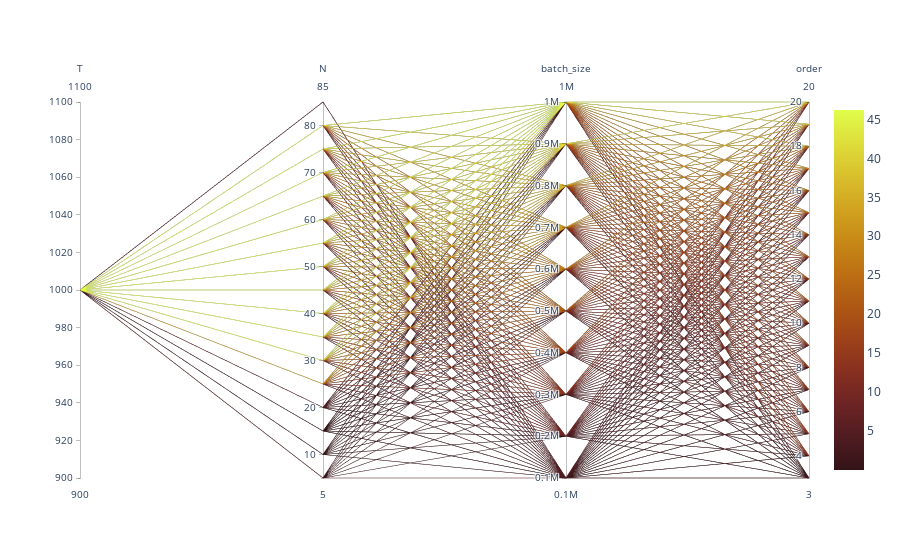

Source (notebook cell):
### Code cell
df = pd.read_csv('../benchmarking/results/times/library-thoi_estimator-gc.tsv', sep='\t')
df = df[['T', 'N', 'batch_size', 'order', 'time']]

# Create the list of dimensions with correct ranges
dimensions = []
for column in df.columns:
    if column != 'time':
        dimensions.append(
            dict(
                range=[df[column].min(), df[column].max()],
                label=column, values=df[column]
            )
        )

# Create the parallel coordinate plot
fig = go.Figure(data=
    go.Parcoords(
        line=dict(
            color=df['time'],
            colorscale='Solar',
            showscale=True,
            cmin=df['time'].min(),
            cmax=df['time'].max()
        ),
        dimensions=dimensions
    )
)

fig.update_layout(
    plot_bgcolor='white',
    paper_bgcolor='white'
)

fig.show()

pio.write_image(fig, './figures/times/parameters_evaluation.svg', format='svg')

### Figure 1 — Plotly figure (JSON) as saved in the notebook; plotly's stock layout.template omitted (floating-point values rounded to 4 significant figures; data arrays with more than 128 entries replaced by an {"elided": "..."} marker saying what was removed)
{"data": [{"dimensions": [{"label": "T", "range": [1000, 1000], "values": {"elided": "2557 int values"}}, {"label": "N", "range": [5, 85], "values": {"elided": "2557 int values"}}, {"label": "batch_size", "range": [100000, 1000000], "values": {"elided": "2557 int values"}}, {"label": "order", "range": [3, 20], "values": {"elided": "2557 int values"}}], "line": {"cmax": 46.21, "cmin": 0.008498, "color": {"elided": "2557 float values"}, "colorscale": [[0, "rgb(51, 19, 23)"], [0.09091, "rgb(79, 28, 33)"], [0.1818, "rgb(108, 36, 36)"], [0.2727, "rgb(135, 47, 32)"], [0.3636, "rgb(157, 66, 25)"], [0.4545, "rgb(174, 88, 20)"], [0.5455, "rgb(188, 111, 19)"], [0.6364, "rgb(199, 137, 22)"], [0.7273, "rgb(209, 164, 32)"], [0.8182, "rgb(217, 192, 44)"], [0.9091, "rgb(222, 222, 59)"], [1, "rgb(224, 253, 74)"]], "showscale": true}, "type": "parcoords"}], "layout": {"paper_bgcolor": "white", "plot_bgcolor": "white"}}
